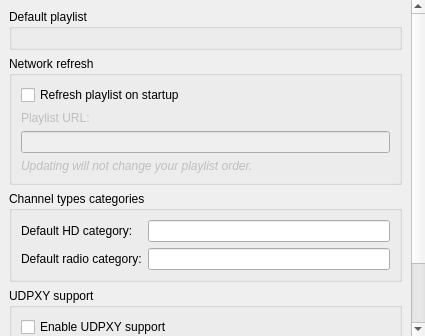
<?xml version="1.0" encoding="UTF-8"?>
<ui version="4.0">
 <class>SettingsPlaylist</class>
 <widget class="QWidget" name="SettingsPlaylist">
  <property name="geometry">
   <rect>
    <x>0</x>
    <y>0</y>
    <width>425</width>
    <height>336</height>
   </rect>
  </property>
  <property name="windowIcon">
   <iconset theme="preferences-desktop"/>
  </property>
  <layout class="QVBoxLayout" name="verticalLayout">
   <property name="margin">
    <number>0</number>
   </property>
   <item>
    <widget class="QScrollArea" name="scrollArea">
     <property name="frameShape">
      <enum>QFrame::NoFrame</enum>
     </property>
     <property name="widgetResizable">
      <bool>true</bool>
     </property>
     <widget class="QWidget" name="scrollAreaWidgetContents">
      <property name="geometry">
       <rect>
        <x>0</x>
        <y>0</y>
        <width>408</width>
        <height>415</height>
       </rect>
      </property>
      <layout class="QVBoxLayout" name="verticalLayout_4">
       <item>
        <widget class="QGroupBox" name="groupDefaultPlaylist">
         <property name="title">
          <string>Default playlist</string>
         </property>
         <layout class="QVBoxLayout" name="verticalLayout_2">
          <item>
           <widget class="BrowseWidget" name="playlist" native="true"/>
          </item>
         </layout>
        </widget>
       </item>
       <item>
        <widget class="QGroupBox" name="groupPlaylistRefresh">
         <property name="title">
          <string>Network refresh</string>
         </property>
         <layout class="QVBoxLayout" name="verticalLayout_3">
          <item>
           <widget class="QCheckBox" name="checkRefresh">
            <property name="text">
             <string>Refresh playlist on startup</string>
            </property>
           </widget>
          </item>
          <item>
           <widget class="QLabel" name="labelRefresh">
            <property name="enabled">
             <bool>false</bool>
            </property>
            <property name="text">
             <string>Playlist URL:</string>
            </property>
           </widget>
          </item>
          <item>
           <widget class="QLineEdit" name="editUrl">
            <property name="enabled">
             <bool>false</bool>
            </property>
           </widget>
          </item>
          <item>
           <widget class="QLabel" name="labelRefreshInfo">
            <property name="enabled">
             <bool>false</bool>
            </property>
            <property name="text">
             <string>&lt;i&gt;Updating will not change your playlist order.&lt;/i&gt;</string>
            </property>
            <property name="wordWrap">
             <bool>true</bool>
            </property>
           </widget>
          </item>
         </layout>
        </widget>
       </item>
       <item>
        <widget class="QGroupBox" name="groupRadio">
         <property name="title">
          <string>Channel types categories</string>
         </property>
         <layout class="QGridLayout" name="gridLayout_2">
          <item row="1" column="0">
           <widget class="QLabel" name="labelRadio">
            <property name="text">
             <string>Default radio category:</string>
            </property>
           </widget>
          </item>
          <item row="1" column="2">
           <widget class="QLineEdit" name="editRadio"/>
          </item>
          <item row="0" column="0">
           <widget class="QLabel" name="labelHd">
            <property name="text">
             <string>Default HD category:</string>
            </property>
           </widget>
          </item>
          <item row="0" column="2">
           <widget class="QLineEdit" name="editHd"/>
          </item>
         </layout>
        </widget>
       </item>
       <item>
        <widget class="QGroupBox" name="groupUdpxy">
         <property name="title">
          <string>UDPXY support</string>
         </property>
         <layout class="QGridLayout" name="gridLayout">
          <item row="0" column="0" colspan="2">
           <widget class="QCheckBox" name="checkUdpxy">
            <property name="text">
             <string>Enable UDPXY support</string>
            </property>
           </widget>
          </item>
          <item row="1" column="1">
           <widget class="QLineEdit" name="editUdpxyUrl">
            <property name="enabled">
             <bool>false</bool>
            </property>
            <property name="sizePolicy">
             <sizepolicy hsizetype="Preferred" vsizetype="Fixed">
              <horstretch>0</horstretch>
              <verstretch>0</verstretch>
             </sizepolicy>
            </property>
           </widget>
          </item>
          <item row="2" column="1">
           <widget class="QSpinBox" name="editUdpxyPort">
            <property name="enabled">
             <bool>false</bool>
            </property>
            <property name="maximum">
             <number>9999</number>
            </property>
            <property name="value">
             <number>1234</number>
            </property>
           </widget>
          </item>
          <item row="1" column="0">
           <widget class="QLabel" name="labelUdpxyUrl">
            <property name="enabled">
             <bool>false</bool>
            </property>
            <property name="text">
             <string>Router IP or name:</string>
            </property>
           </widget>
          </item>
          <item row="2" column="0">
           <widget class="QLabel" name="labelUdpxyPort">
            <property name="enabled">
             <bool>false</bool>
            </property>
            <property name="text">
             <string>Router port:</string>
            </property>
           </widget>
          </item>
         </layout>
        </widget>
       </item>
       <item>
        <spacer name="verticalSpacer">
         <property name="orientation">
          <enum>Qt::Vertical</enum>
         </property>
         <property name="sizeType">
          <enum>QSizePolicy::Expanding</enum>
         </property>
         <property name="sizeHint" stdset="0">
          <size>
           <width>0</width>
           <height>0</height>
          </size>
         </property>
        </spacer>
       </item>
      </layout>
     </widget>
    </widget>
   </item>
  </layout>
 </widget>
 <customwidgets>
  <customwidget>
   <class>BrowseWidget</class>
   <extends>QWidget</extends>
   <header>ui/core/BrowseWidget.h</header>
   <container>1</container>
  </customwidget>
 </customwidgets>
 <resources/>
 <connections>
  <connection>
   <sender>checkRefresh</sender>
   <signal>toggled(bool)</signal>
   <receiver>labelRefresh</receiver>
   <slot>setEnabled(bool)</slot>
   <hints>
    <hint type="sourcelabel">
     <x>102</x>
     <y>105</y>
    </hint>
    <hint type="destinationlabel">
     <x>101</x>
     <y>126</y>
    </hint>
   </hints>
  </connection>
  <connection>
   <sender>checkRefresh</sender>
   <signal>toggled(bool)</signal>
   <receiver>editUrl</receiver>
   <slot>setEnabled(bool)</slot>
   <hints>
    <hint type="sourcelabel">
     <x>220</x>
     <y>99</y>
    </hint>
    <hint type="destinationlabel">
     <x>226</x>
     <y>154</y>
    </hint>
   </hints>
  </connection>
  <connection>
   <sender>checkRefresh</sender>
   <signal>toggled(bool)</signal>
   <receiver>labelRefreshInfo</receiver>
   <slot>setEnabled(bool)</slot>
   <hints>
    <hint type="sourcelabel">
     <x>39</x>
     <y>105</y>
    </hint>
    <hint type="destinationlabel">
     <x>60</x>
     <y>176</y>
    </hint>
   </hints>
  </connection>
  <connection>
   <sender>checkUdpxy</sender>
   <signal>toggled(bool)</signal>
   <receiver>editUdpxyUrl</receiver>
   <slot>setEnabled(bool)</slot>
   <hints>
    <hint type="sourcelabel">
     <x>216</x>
     <y>308</y>
    </hint>
    <hint type="destinationlabel">
     <x>417</x>
     <y>337</y>
    </hint>
   </hints>
  </connection>
  <connection>
   <sender>checkUdpxy</sender>
   <signal>toggled(bool)</signal>
   <receiver>labelUdpxyPort</receiver>
   <slot>setEnabled(bool)</slot>
   <hints>
    <hint type="sourcelabel">
     <x>179</x>
     <y>308</y>
    </hint>
    <hint type="destinationlabel">
     <x>84</x>
     <y>366</y>
    </hint>
   </hints>
  </connection>
  <connection>
   <sender>checkUdpxy</sender>
   <signal>toggled(bool)</signal>
   <receiver>editUdpxyPort</receiver>
   <slot>setEnabled(bool)</slot>
   <hints>
    <hint type="sourcelabel">
     <x>178</x>
     <y>308</y>
    </hint>
    <hint type="destinationlabel">
     <x>417</x>
     <y>366</y>
    </hint>
   </hints>
  </connection>
  <connection>
   <sender>checkUdpxy</sender>
   <signal>toggled(bool)</signal>
   <receiver>labelUdpxyUrl</receiver>
   <slot>setEnabled(bool)</slot>
   <hints>
    <hint type="sourcelabel">
     <x>129</x>
     <y>306</y>
    </hint>
    <hint type="destinationlabel">
     <x>131</x>
     <y>319</y>
    </hint>
   </hints>
  </connection>
 </connections>
</ui>
